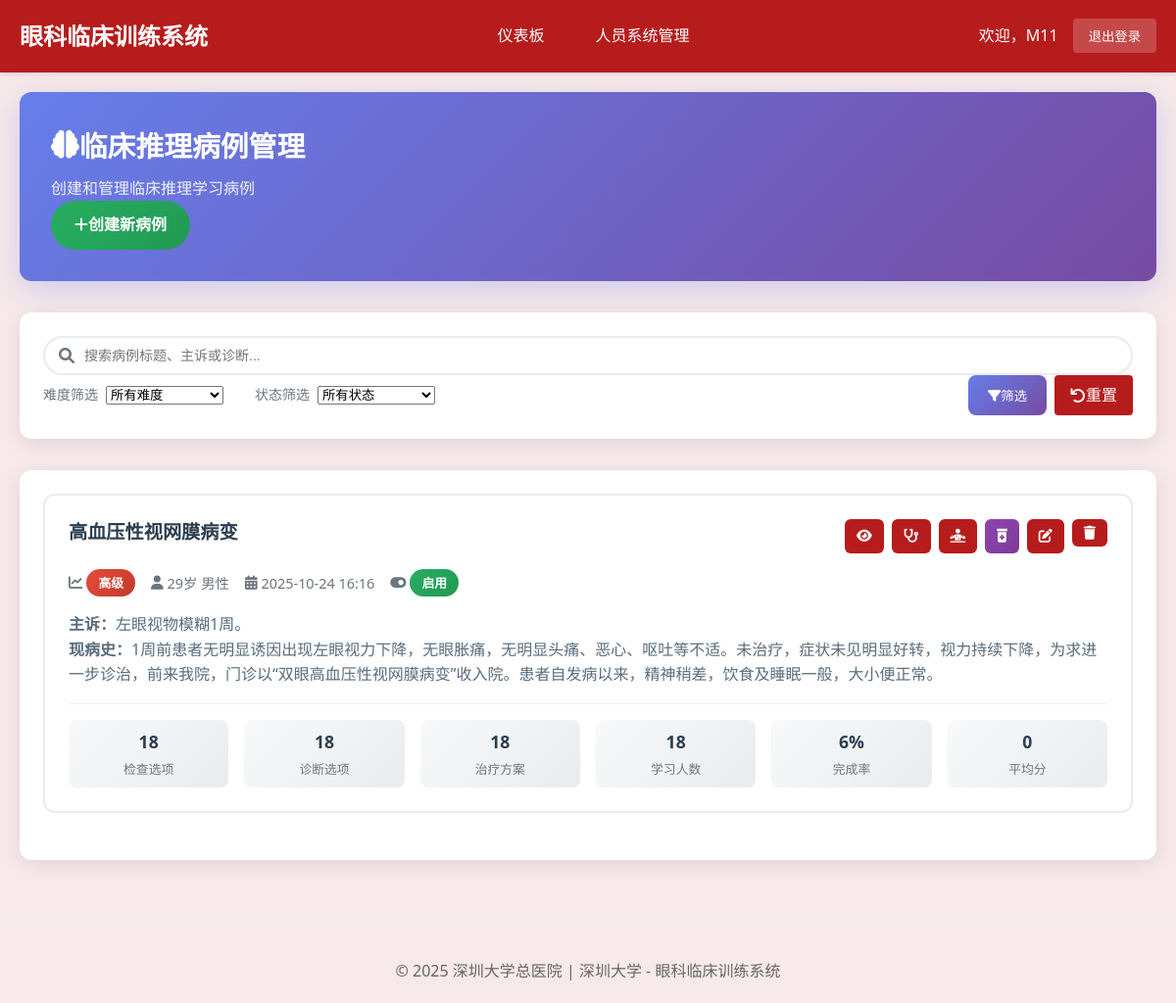
The page /teacher/clinical-cases/ (signed in) on the database its author committed.
### cases/models.py (models this page shows, shortened)
class ClinicalCase(models.Model):
    title = models.CharField(max_length=200, verbose_name="案例标题")
    case_id = models.CharField(max_length=50, unique=True, verbose_name="案例编号")
    patient_age = models.IntegerField(verbose_name="患者年龄")
    patient_gender = models.CharField(max_length=10, choices=[('M', '男'), ('F', '女')], verbose_name="患者性别")
    chief_complaint = models.TextField(verbose_name="主诉")
    present_illness = models.TextField(verbose_name="现病史")
    past_history = models.TextField(blank=True, verbose_name="既往史")
    family_history = models.TextField(blank=True, verbose_name="家族史")
    learning_objectives = models.JSONField(verbose_name="学习目标", help_text="JSON格式存储多个学习目标")
    difficulty_level = models.CharField(
        max_length=20,
        choices=[('beginner', '初级'), ('intermediate', '中级'), ('advanced', '高级')],
        default='intermediate',
        verbose_name="难度等级"
    )
    is_active = models.BooleanField(default=True, verbose_name="是否启用")
    created_by = models.ForeignKey(User, on_delete=models.CASCADE, verbose_name="创建者")
    created_at = models.DateTimeField(auto_now_add=True, verbose_name="创建时间")
    updated_at = models.DateTimeField(auto_now=True, verbose_name="更新时间")
    case_images = models.JSONField(blank=True, null=True, verbose_name="案例图片", help_text="存储图片路径的JSON数组")
    class Meta:
        verbose_name = "临床案例"
        verbose_name_plural = "临床案例"
        ordering = ['-created_at']

### cases/views.py (the view)
# urls.py: path('teacher/clinical-cases/', views.teacher_clinical_case_list, name='teacher_clinical_case_list'),
@login_required
@user_passes_test(is_teacher, login_url='login')
def teacher_clinical_case_list(request):
    cases = ClinicalCase.objects.all().order_by('-created_at')
    search_query = request.GET.get('search', '')
    if search_query:
        cases = cases.filter(
            Q(title__icontains=search_query) |
            Q(chief_complaint__icontains=search_query) |
            Q(present_illness__icontains=search_query)
        )
    difficulty_filter = request.GET.get('difficulty', '')
    if difficulty_filter:
        cases = cases.filter(difficulty_level=difficulty_filter)
    status_filter = request.GET.get('status', '')
    if status_filter == 'active':
        cases = cases.filter(is_active=True)
    elif status_filter == 'inactive':
        cases = cases.filter(is_active=False)
    from django.db.models import Count
    cases = cases.annotate(
        examination_count=Count('examination_options'),
        diagnosis_count=Count('diagnosis_options'),
        treatment_count=Count('treatment_options'),
        student_sessions_count=Count('studentclinicalsession')
    )
    from django.core.paginator import Paginator
    paginator = Paginator(cases, 10)
    page_number = request.GET.get('page')
    page_obj = paginator.get_page(page_number)
    for case in page_obj:
        completed_sessions = StudentClinicalSession.objects.filter(
            clinical_case=case,
            completed_at__isnull=False
        ).count()
        total_sessions = case.student_sessions_count
        case.completion_rate = round((completed_sessions / total_sessions * 100) if total_sessions > 0 else 0)
        case.avg_score = 0
    context = {
        'page_obj': page_obj,
        'search_query': search_query,
        'difficulty_filter': difficulty_filter,
        'status_filter': status_filter,
    }
    return render(request, 'teacher/clinical_case_list.html', context)

### cases/templates/teacher/clinical_case_list.html (shortened to what this page needs)
{% extends "base.html" %}
{% block content %}
<div class="container-fluid">
    <div class="page-header">
        <div class="d-flex justify-content-between align-items-center">
            <div>
                <h1 class="page-title">
                    <i class="fas fa-brain me-3"></i>
                    临床推理病例管理
                </h1>
                <p class="page-subtitle mb-0">创建和管理临床推理学习病例</p>
            </div>
            <div>
                <a href="{% url 'teacher_clinical_case_create' %}" class="btn btn-success-custom">
                    <i class="fas fa-plus me-2"></i>创建新病例
                </a>
            </div>
        </div>
    </div>
    <div class="search-filters">
        <form method="get">
            <div class="row g-3 mb-3">
                <div class="col-12">
                    <div class="search-box">
                        <i class="fas fa-search search-icon"></i>
                        <input type="text" class="form-control" name="search"
                               value="{{ search_query }}" placeholder="搜索病例标题、主诉或诊断...">
                    </div>
                </div>
            </div>
            <div style="display: flex; align-items: center; justify-content: space-between;">
                <div style="display: flex; align-items: center; gap: 2rem;">
                    <div style="display: flex; align-items: center; gap: 0.5rem;">
                        <label style="margin: 0; color: #6c757d; font-size: 0.875rem; white-space: nowrap;">难度筛选</label>
                        <select class="form-select" name="difficulty" style="min-width: 120px; width: auto;">
                            <option value="">所有难度</option>
                        </select>
                    </div>
                    <div style="display: flex; align-items: center; gap: 0.5rem;">
                        <label style="margin: 0; color: #6c757d; font-size: 0.875rem; white-space: nowrap;">状态筛选</label>
                        <select class="form-select" name="status" style="min-width: 120px; width: auto;">
                            <option value="">所有状态</option>
                        </select>
                    </div>
                </div>
                <div style="display: flex; gap: 0.5rem;">
                    <button type="submit" class="btn btn-primary-custom" style="padding: 0.5rem 1rem; min-width: 80px;">
                        <i class="fas fa-filter me-1"></i>筛选
                    </button>
                    <a href="{% url 'teacher_clinical_case_list' %}" class="btn btn-outline-secondary" style="padding: 0.5rem 1rem; min-width: 80px; display: inline-flex; align-items: center; justify-content: center;">
                        <i class="fas fa-undo me-1"></i>重置
                    </a>
                </div>
            </div>
        </form>
    </div>
    <div class="cases-container">
        {% if page_obj %}
            {% for case in page_obj %}
                <div class="case-card">
                    <div class="case-header">
                        <h5 class="case-title">{{ case.title }}</h5>
                        <div class="case-actions">
                            <a href="{% url 'teacher_clinical_case_preview' case.case_id %}"
                               class="btn btn-info btn-sm-custom" title="预览">
                                <i class="fas fa-eye"></i>
                            </a>
                            <a href="{% url 'teacher_examination_options' case.case_id %}"
                               class="btn btn-warning btn-sm-custom" title="管理检查选项">
                                <i class="fas fa-stethoscope"></i>
                            </a>
                            <a href="{% url 'teacher_diagnosis_options' case.case_id %}"
                               class="btn btn-success btn-sm-custom" title="管理诊断选项">
                                <i class="fas fa-diagnoses"></i>
                            </a>
                            <a href="{% url 'teacher_treatment_options' case.case_id %}"
                               class="btn btn-purple btn-sm-custom" title="管理治疗方案">
                                <i class="fas fa-prescription-bottle-alt"></i>
                            </a>
                            <a href="{% url 'teacher_clinical_case_edit' case.case_id %}"
                               class="btn btn-primary btn-sm-custom" title="编辑">
                                <i class="fas fa-edit"></i>
                            </a>
                            <form method="post" action="{% url 'teacher_clinical_case_delete' case.case_id %}" style="display: inline;">
                                <button type="submit"
                                        class="btn btn-danger btn-sm-custom"
                                        title="删除"
                                        onclick="return confirm('确定要删除病例「{{ case.title }}」吗？\n\n这个操作无法撤销！')">
                                    <i class="fas fa-trash"></i>
                                </button>
                            </form>
                        </div>
                    </div>
                    <div class="case-meta">
                        <div class="meta-item">
                            <i class="fas fa-chart-line"></i>
                            <span class="difficulty-badge difficulty-{{ case.difficulty_level }}">
                                {{ case.get_difficulty_level_display }}
                            </span>
                        </div>
                        <div class="meta-item">
                            <i class="fas fa-user"></i>
                            {{ case.patient_age }}岁 {% if case.patient_gender == 'M' %}男性{% else %}女性{% endif %}
                        </div>
                        <div class="meta-item">
                            <i class="fas fa-calendar-alt"></i>
                            {{ case.created_at|date:"Y-m-d H:i" }}
                        </div>
                        <div class="meta-item">
                            <i class="fas fa-toggle-{% if case.is_active %}on{% else %}off{% endif %}"></i>
                            <span class="status-badge status-{% if case.is_active %}active{% else %}inactive{% endif %}">
                                {% if case.is_active %}启用{% else %}禁用{% endif %}
                            </span>
                        </div>
                    </div>
                    <div class="case-content">
                        <p><strong>主诉：</strong>{{ case.chief_complaint|truncatewords:20 }}</p>
                        <p><strong>现病史：</strong>{{ case.present_illness|truncatewords:15 }}</p>
                    </div>
                    <div class="case-stats">
                        <div class="stat-item">
                            <div class="stat-value">{{ case.examination_count }}</div>
                            <div class="stat-label">检查选项</div>
                        </div>
                        <div class="stat-item">
                            <div class="stat-value">{{ case.diagnosis_count }}</div>
                            <div class="stat-label">诊断选项</div>
                        </div>
                        <div class="stat-item">
                            <div class="stat-value">{{ case.treatment_count }}</div>
                            <div class="stat-label">治疗方案</div>
                        </div>
                        <div class="stat-item">
                            <div class="stat-value">{{ case.student_sessions_count }}</div>
                            <div class="stat-label">学习人数</div>
                        </div>
                        <div class="stat-item">
                            <div class="stat-value">{{ case.completion_rate }}%</div>
                            <div class="stat-label">完成率</div>
                        </div>
                        <div class="stat-item">
                            <div class="stat-value">{{ case.avg_score }}</div>
                            <div class="stat-label">平均分</div>
                        </div>
                    </div>
                </div>
            {% endfor %}
        {% endif %}
    </div>
</div>
{% endblock %}

### cases/templates/base.html (shortened to what this page needs)
{% load static %}
<!DOCTYPE html>
<html lang="zh-cn">
<head>
    <link rel="stylesheet" href="https://cdnjs.cloudflare.com/ajax/libs/font-awesome/6.0.0/css/all.min.css">
</head>
<body>
    <header class="header">
        <div class="nav-container">
            <div class="logo">眼科临床训练系统</div>
            {% if user.is_authenticated %}
            <nav class="nav-links">
                {% if user.groups.all.0.name == 'Teachers' or user.is_superuser %}
                    <a href="{% url 'teacher_dashboard' %}">仪表板</a>
                    <a href="{% url 'system_management' %}">人员系统管理</a>
                {% else %}
                    <a href="{% url 'student_dashboard' %}">我的学习</a>
                    <a href="{% url 'clinical_case_list' %}">临床推理学习</a>
                    <a href="{% url 'student_learning_notes' %}">学习笔记</a>
                {% endif %}
            </nav>
            <div class="user-info">
                <span>欢迎，{{ user.get_full_name|default:user.username }}</span>
                <form method="post" action="{% url 'logout' %}" style="display: inline;">
                    <button type="submit" class="logout-btn">退出登录</button>
                </form>
            </div>
            {% endif %}
        </div>
    </header>
    <main class="container">
        {% block content %}{% endblock %}
    </main>
    <footer class="footer">
        <p>&copy; 2025 深圳大学总医院 | 深圳大学 - 眼科临床训练系统</p>
    </footer>
</body>
</html>

### rows shown on the page
ClinicalCase: title "高血压性视网膜病变", difficulty_level "高级", patient_age "29", patient_gender "男性", created_at "2025-10-24 16:16", is_active True (drawn), chief_complaint "左眼视物模糊1周。", present_illness "1周前患者无明显诱因出现左眼视力下降，无眼胀痛，无明显头痛、恶心、呕吐等不适。未治疗，症状未见明显好转，视力持续下降，为求进一步诊治，前来我院，门诊以“双眼高血压性视网膜病变”收入院。患者自发病以来，精神稍差，饮食及睡眠一般，大小便正常。", examination_count "18", diagnosis_count "18", treatment_count "18", student_sessions_count "18", completion_rate "6", avg_score "0"

### other values the page prints
{{ user.get_full_name|default:user.username }} "M11"
